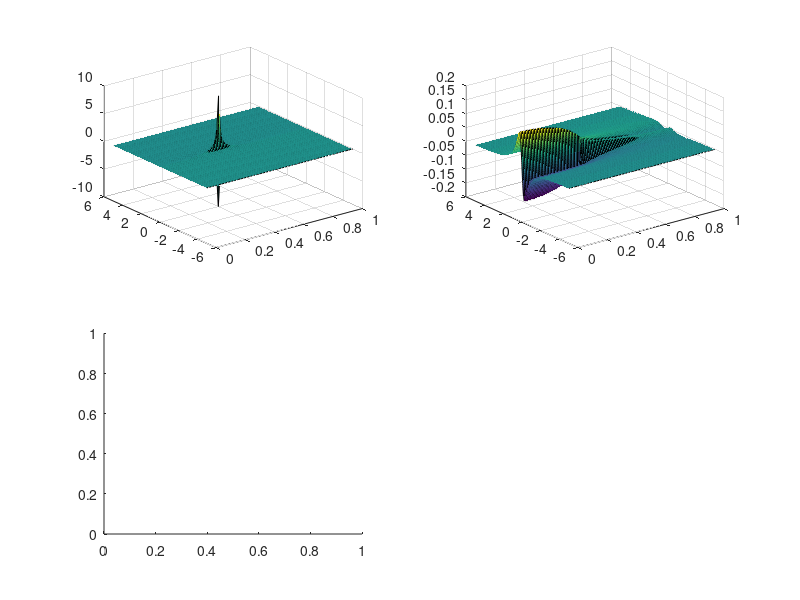

MATLAB code for this plot: (Note: this script raises an error after producing the figure.)
close all;clear all;clc;
c0=1e-7; % mu0/4pi=1e-7
I=1e6; % current, unit: A
a=0.4; L=2.0;
eps=1e-4;
[RHO,Z]=meshgrid(0:0.01:1,-5:0.01:5);
k2=4*a.*RHO./((a+RHO).^2+Z.^2);
k2=k2-eps*(k2==1);
[K,E]=ellipke(k2); % 0<=k2<=1
a1=sqrt((a+RHO).^2+Z.^2);
b1=(a-RHO).^2+Z.^2;
b1=b1+eps*(b1==0);
b2=a^2+RHO.^2+Z.^2;
b3=a^2-RHO.^2-Z.^2;
Brho=c0*I.*Z./((RHO+eps*(RHO==0)).*a1).*(K-b2./b1.*E);
Bz=c0*I.*Z./a1.*(K+b3./b1.*E);

subplot(2,2,1);surf(RHO,Z,Brho);
subplot(2,2,2);surf(RHO,Z,Bz);
subplot(2,2,3);streamslice(RHO,Z,Brho,Bz);axis tight;
% subplot(2,2,4);streamline(RHO,Z,Brho,Bz);

% [X,Z]=pol2cart(RHO,Z);
% [Bx,Bz]=pol2cart(Brho,Bz);

% subplot(2,2,4);streamslice(X,Z,Bx,Bz);


vrho=[1e-4:a/30:a]; vz=0;
[Vrho, Vz]=meshgrid(vrho,vz);
subplot(2,2,4);streamline(RHO,Z,Brho,Bz,Vrho,Vz);

% [X,Y]=meshgrid(-1:0.01:1);
% XY=X.^2+Y.^2;
% Xa=abs(X); Ya=abs(Y);
% k2=4*a*Xa./(a^2+XY+2*a*Xa);
% [K,E]=ellipke(k2); % 0<=k2<=1
% aXY=a^2+XY-2*a*Xa;
% aXY=aXY+eps*(aXY==0);
% aE1=(a^2-XY)./aXY.*E;
% aE2=(a^2+XY)./aXY.*E;
% By=1/pi./sqrt(a^2+XY+2*a*Xa).*(aE1+K);
% Bx=1/pi*Y./(X+eps*(X==0))./sqrt(a^2+XY+2*a*Xa).*(aE2-K);
% vy=0; vx=[1e-4:a/30:a];
% [Vx, Vy]=meshgrid(vx,vy);
% streamline(X,Y,Bx,By,Vx,Vy);
